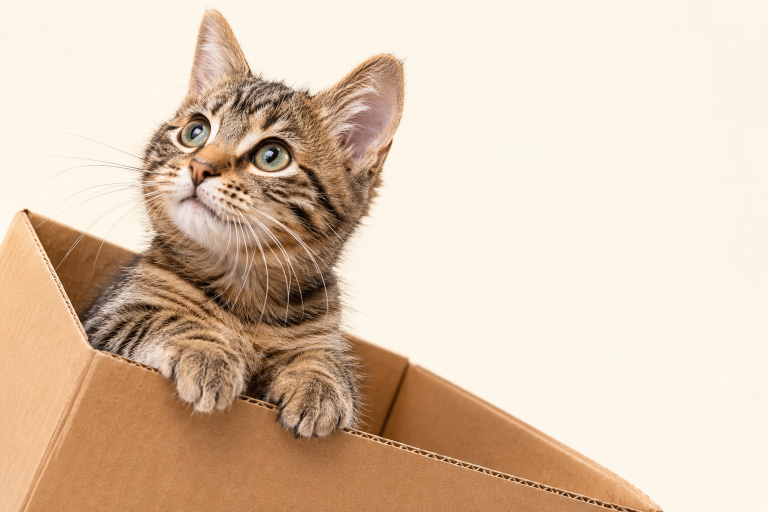
#> input picture _brand/generated/404-cat.png, 1536 x 1024 px, given in place of 404-cat.png.png, which was not available (shown at 1/2 size)
$ python grade_images.py ../_brand/generated/404-cat.png
#> lines starting #> are read from the running program, lines starting #| are printed output that depends on the picture; after the words box and inside, x2 and y2 are one past the last pixel; in counts of white or black regions, pixels touching at a corner belong together
"""Free clean-up of generated images, run before tools/images.mjs:
- moves purples to the brand purple #5E3EDF
- removes the faint haze kie leaves in transparent images
Usage: python tools/grade_images.py name1 name2 ...
"""
import colorsys
import sys

import numpy as np
from PIL import Image

TARGET = colorsys.rgb_to_hsv(94 / 255, 62 / 255, 223 / 255)[0]


def grade(path):
    image = Image.open(path).convert('RGBA')
#> image is the input picture: PIL image 1536x1024 RGBA; mean R, G, B, A 220.6, 197.7, 175.5, 255
    data = np.asarray(image).astype(np.float32) / 255
    rgb, alpha = data[..., :3], data[..., 3:]
#> alpha: shape (1024, 1536, 1) float32; every value is 1
    high, low = rgb.max(-1), rgb.min(-1)
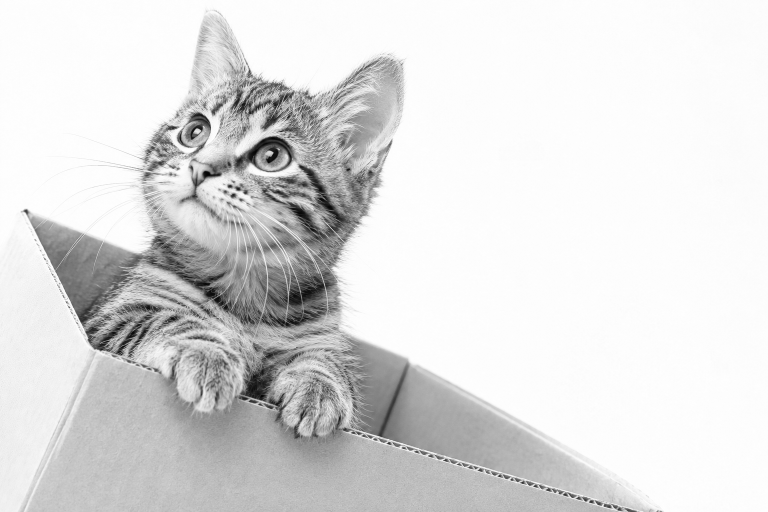
#> high: shape (1024, 1536) float32 (shown at 1/2 size); min 0.00392, max 1, mean 0.865
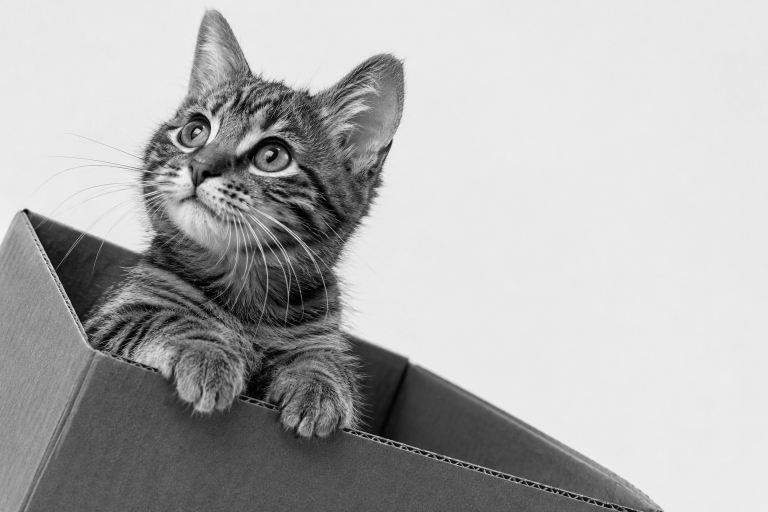
#> low: shape (1024, 1536) float32 (shown at 1/2 size); min 0, max 0.973, mean 0.688
    delta = high - low
    r, g, b = rgb[..., 0], rgb[..., 1], rgb[..., 2]
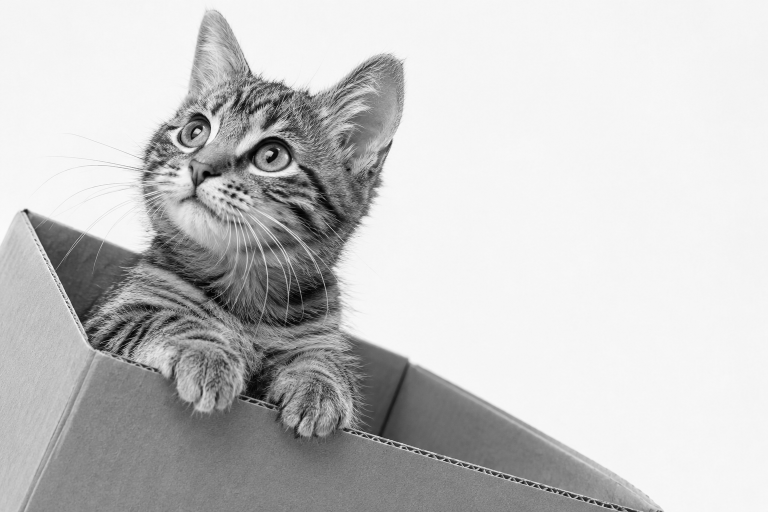
#> g: shape (1024, 1536) float32 (shown at 1/2 size); min 0, max 1, mean 0.775
    safe = np.where(delta == 0, 1, delta)
    hue = np.where(high == r, ((g - b) / safe) % 6, np.where(high == g, (b - r) / safe + 2, (r - g) / safe + 4)) / 6
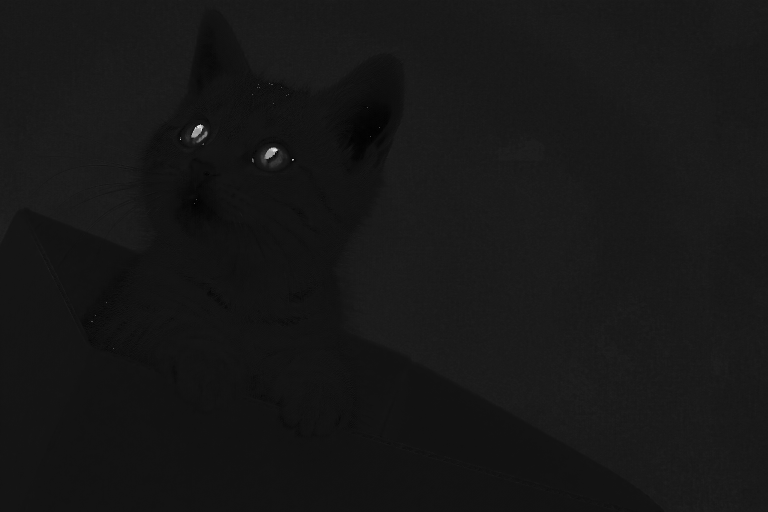
#> hue: shape (1024, 1536) float32 (shown at 1/2 size); min 0, max 0.996, mean 0.0915
    sat = np.where(high == 0, 0, delta / np.where(high == 0, 1, high))
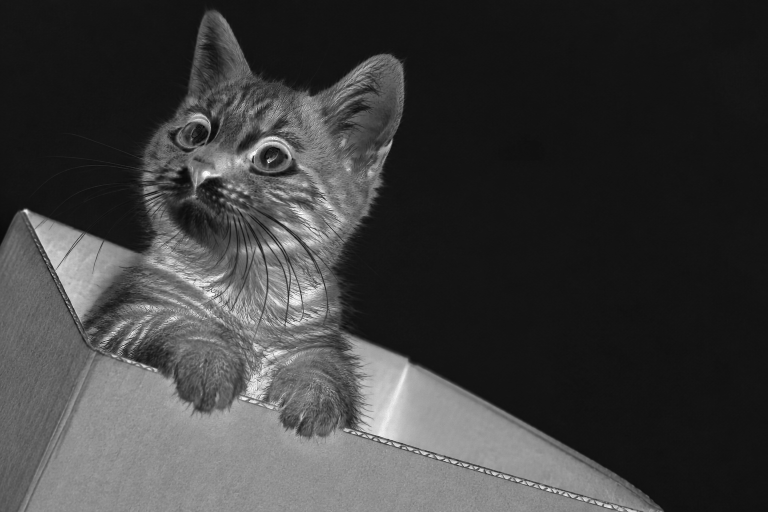
#> sat: shape (1024, 1536) float32 (shown at 1/2 size); min 0, max 1, mean 0.245
    purple = (hue > 0.66) & (hue < 0.86) & (sat > 0.2)
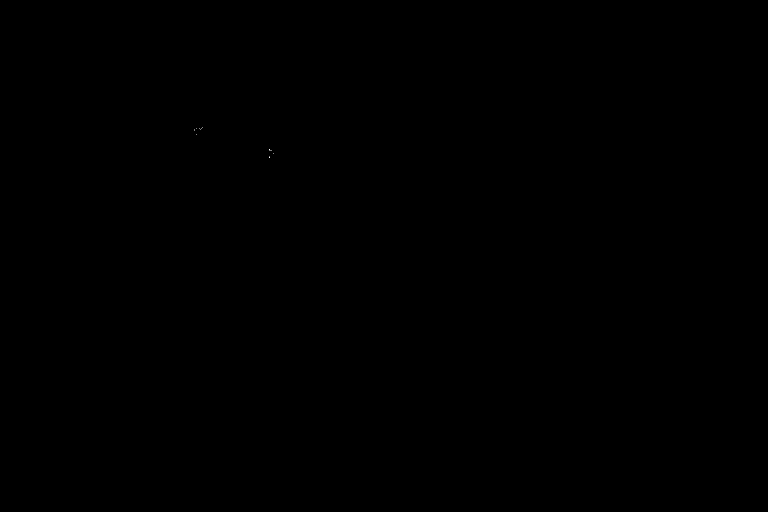
#> purple: shape (1024, 1536) bool (shown at 1/2 size); 0% white in thin lines or dots, all inside (x1, y1, x2, y2) = (388, 255, 548, 315)
    hue = np.where(purple, TARGET, hue)
    sector = np.floor(hue * 6) % 6
    frac = hue * 6 - np.floor(hue * 6)
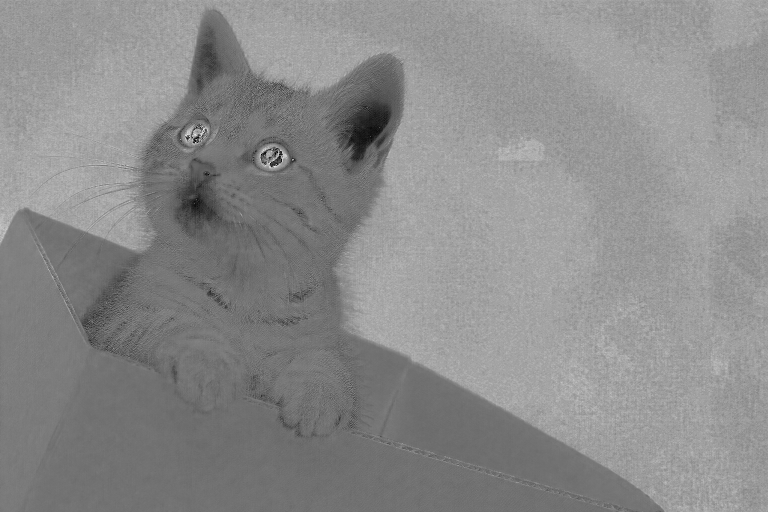
#> frac: shape (1024, 1536) float32 (shown at 1/2 size); min 0, max 0.976, mean 0.547
    p, q, t = high * (1 - sat), high * (1 - sat * frac), high * (1 - sat * (1 - frac))
    channels = ((high, q, p, p, t, high), (t, high, high, q, p, p), (p, p, t, high, high, q))
    out = np.stack([np.choose(sector.astype(int), c) for c in channels], -1)
    if alpha.min() < 1:
        alpha = np.clip((alpha * 255 - 6) / (250 - 6), 0, 1)
    Image.fromarray((np.concatenate([out, alpha], -1) * 255 + 0.5).astype('uint8')).save(path)
    return round(float(purple.mean()), 2)


for name in sys.argv[1:]:
    print(name, 'purple share', grade(f'_brand/generated/{name}.png'))

$ run again, on _brand/generated/contact-puppy.png
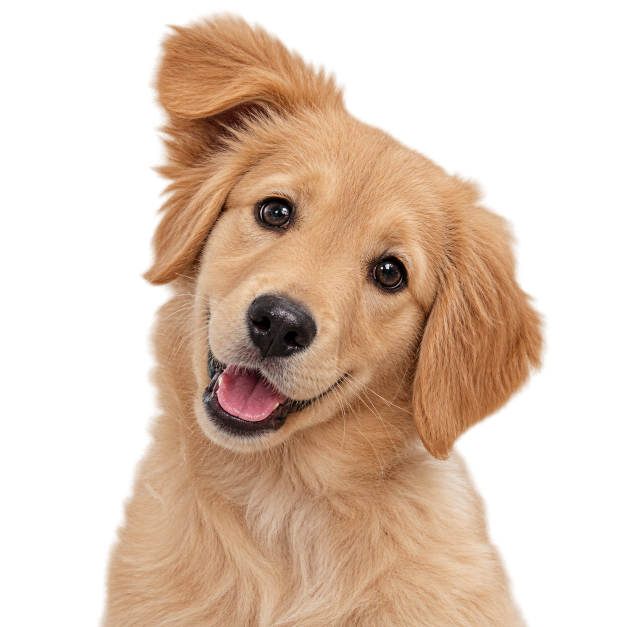
#> input picture _brand/generated/contact-puppy.png, 1254 x 1254 px, given in place of contact-puppy.png.png, which was not available (shown at 1/2 size)
#> in grade, image is the input picture: PIL image 1254x1254 RGBA; mean R, G, B, A 99.3, 75.7, 57, 124.2
#> in grade, `hue = np.where(high == r, ((g - b) / safe) % 6, np.where(high == g, (b..`:
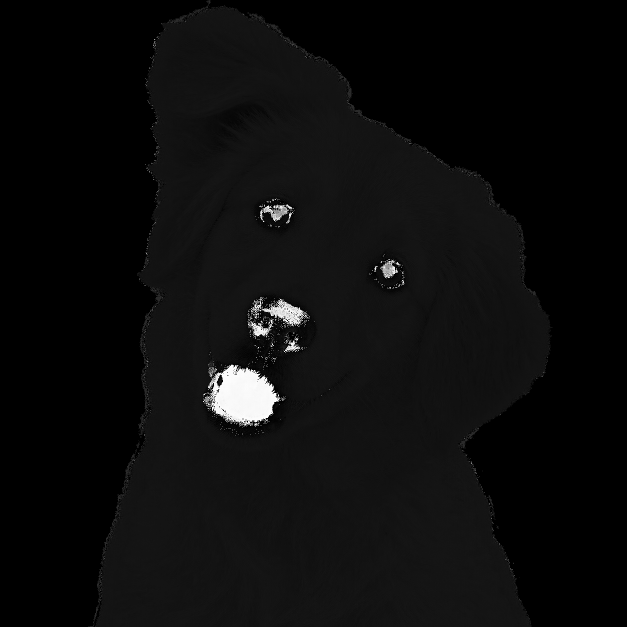
#> hue: shape (1254, 1254) float32 (shown at 1/2 size); min 0, max 0.998, mean 0.0478
#> purple: shape (1254, 1254) bool; 0.03% white in thin lines or dots, all inside (x1, y1, x2, y2) = (201, 45, 1096, 1201)
#> in grade, `p, q, t = high * (1 - sat), high * (1 - sat * frac), high * (1 - sat *..`:
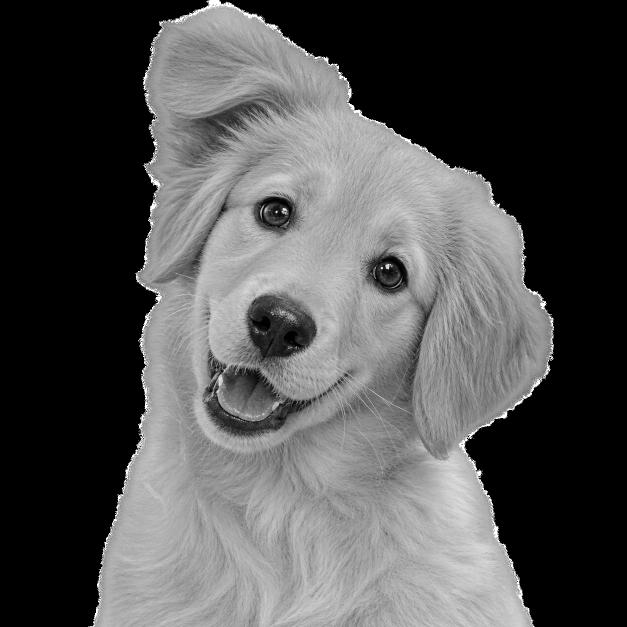
#> q: shape (1254, 1254) float32 (shown at 1/2 size); min 0, max 1, mean 0.319
